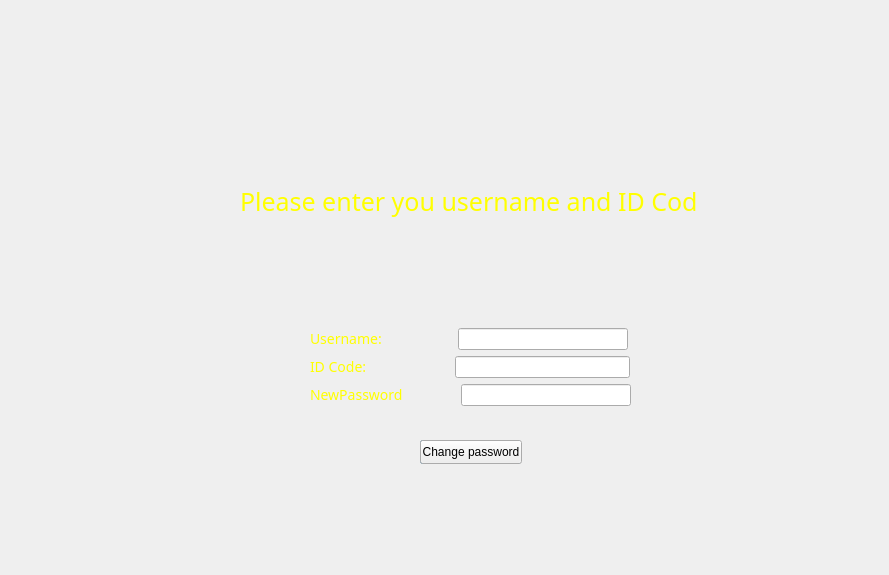
<?xml version="1.0" encoding="UTF-8"?>
<ui version="4.0">
 <class>forgotmypassword</class>
 <widget class="QDialog" name="forgotmypassword">
  <property name="geometry">
   <rect>
    <x>0</x>
    <y>0</y>
    <width>889</width>
    <height>575</height>
   </rect>
  </property>
  <property name="windowTitle">
   <string>Dialog</string>
  </property>
  <property name="styleSheet">
   <string notr="true">QDialog{
	background-image: url(:/img/curtains.png);
}
QLabel{
	color:yellow;
}</string>
  </property>
  <widget class="QPushButton" name="OK">
   <property name="geometry">
    <rect>
     <x>420</x>
     <y>440</y>
     <width>101</width>
     <height>24</height>
    </rect>
   </property>
   <property name="text">
    <string>OK</string>
   </property>
  </widget>
  <widget class="QPushButton" name="chagepass">
   <property name="geometry">
    <rect>
     <x>420</x>
     <y>440</y>
     <width>102</width>
     <height>24</height>
    </rect>
   </property>
   <property name="text">
    <string>Change password</string>
   </property>
  </widget>
  <widget class="QWidget" name="">
   <property name="geometry">
    <rect>
     <x>240</x>
     <y>180</y>
     <width>458</width>
     <height>226</height>
    </rect>
   </property>
   <layout class="QVBoxLayout" name="verticalLayout">
    <item>
     <widget class="QLabel" name="label">
      <property name="styleSheet">
       <string notr="true">font:25px bold;
color:yellow;</string>
      </property>
      <property name="text">
       <string>Please enter you username and ID Code</string>
      </property>
     </widget>
    </item>
    <item>
     <spacer name="verticalSpacer">
      <property name="orientation">
       <enum>Qt::Vertical</enum>
      </property>
      <property name="sizeType">
       <enum>QSizePolicy::Fixed</enum>
      </property>
      <property name="sizeHint" stdset="0">
       <size>
        <width>20</width>
        <height>100</height>
       </size>
      </property>
     </spacer>
    </item>
    <item>
     <layout class="QHBoxLayout" name="Username">
      <item>
       <spacer name="horizontalSpacer_3">
        <property name="orientation">
         <enum>Qt::Horizontal</enum>
        </property>
        <property name="sizeType">
         <enum>QSizePolicy::Fixed</enum>
        </property>
        <property name="sizeHint" stdset="0">
         <size>
          <width>70</width>
          <height>20</height>
         </size>
        </property>
       </spacer>
      </item>
      <item>
       <widget class="QLabel" name="label_2">
        <property name="styleSheet">
         <string notr="true">color:yellow;
font:14px bold</string>
        </property>
        <property name="text">
         <string>Username:</string>
        </property>
       </widget>
      </item>
      <item>
       <spacer name="horizontalSpacer">
        <property name="orientation">
         <enum>Qt::Horizontal</enum>
        </property>
        <property name="sizeType">
         <enum>QSizePolicy::Fixed</enum>
        </property>
        <property name="sizeHint" stdset="0">
         <size>
          <width>70</width>
          <height>20</height>
         </size>
        </property>
       </spacer>
      </item>
      <item>
       <widget class="QLineEdit" name="lineEdit"/>
      </item>
      <item>
       <spacer name="horizontalSpacer_2">
        <property name="orientation">
         <enum>Qt::Horizontal</enum>
        </property>
        <property name="sizeType">
         <enum>QSizePolicy::Fixed</enum>
        </property>
        <property name="sizeHint" stdset="0">
         <size>
          <width>70</width>
          <height>20</height>
         </size>
        </property>
       </spacer>
      </item>
     </layout>
    </item>
    <item>
     <layout class="QHBoxLayout" name="IDCode">
      <item>
       <spacer name="horizontalSpacer_4">
        <property name="orientation">
         <enum>Qt::Horizontal</enum>
        </property>
        <property name="sizeType">
         <enum>QSizePolicy::Fixed</enum>
        </property>
        <property name="sizeHint" stdset="0">
         <size>
          <width>70</width>
          <height>20</height>
         </size>
        </property>
       </spacer>
      </item>
      <item>
       <widget class="QLabel" name="label_3">
        <property name="styleSheet">
         <string notr="true">color:yellow;
font:14px bold</string>
        </property>
        <property name="text">
         <string>ID Code:    </string>
        </property>
       </widget>
      </item>
      <item>
       <spacer name="horizontalSpacer_5">
        <property name="orientation">
         <enum>Qt::Horizontal</enum>
        </property>
        <property name="sizeType">
         <enum>QSizePolicy::Fixed</enum>
        </property>
        <property name="sizeHint" stdset="0">
         <size>
          <width>68</width>
          <height>20</height>
         </size>
        </property>
       </spacer>
      </item>
      <item>
       <widget class="QLineEdit" name="lineEdit_2"/>
      </item>
      <item>
       <spacer name="horizontalSpacer_6">
        <property name="orientation">
         <enum>Qt::Horizontal</enum>
        </property>
        <property name="sizeType">
         <enum>QSizePolicy::Fixed</enum>
        </property>
        <property name="sizeHint" stdset="0">
         <size>
          <width>68</width>
          <height>20</height>
         </size>
        </property>
       </spacer>
      </item>
     </layout>
    </item>
    <item>
     <layout class="QHBoxLayout" name="NewPass">
      <item>
       <spacer name="horizontalSpacer_7">
        <property name="orientation">
         <enum>Qt::Horizontal</enum>
        </property>
        <property name="sizeType">
         <enum>QSizePolicy::Fixed</enum>
        </property>
        <property name="sizeHint" stdset="0">
         <size>
          <width>70</width>
          <height>20</height>
         </size>
        </property>
       </spacer>
      </item>
      <item>
       <widget class="QLabel" name="Newpasslabel">
        <property name="styleSheet">
         <string notr="true">color:yellow;
font:14px bold</string>
        </property>
        <property name="text">
         <string>NewPassword</string>
        </property>
       </widget>
      </item>
      <item>
       <spacer name="horizontalSpacer_8">
        <property name="orientation">
         <enum>Qt::Horizontal</enum>
        </property>
        <property name="sizeType">
         <enum>QSizePolicy::Fixed</enum>
        </property>
        <property name="sizeHint" stdset="0">
         <size>
          <width>52</width>
          <height>20</height>
         </size>
        </property>
       </spacer>
      </item>
      <item>
       <widget class="QLineEdit" name="newpassentery"/>
      </item>
      <item>
       <spacer name="horizontalSpacer_9">
        <property name="orientation">
         <enum>Qt::Horizontal</enum>
        </property>
        <property name="sizeType">
         <enum>QSizePolicy::Fixed</enum>
        </property>
        <property name="sizeHint" stdset="0">
         <size>
          <width>67</width>
          <height>20</height>
         </size>
        </property>
       </spacer>
      </item>
     </layout>
    </item>
   </layout>
  </widget>
 </widget>
 <resources/>
 <connections/>
</ui>
